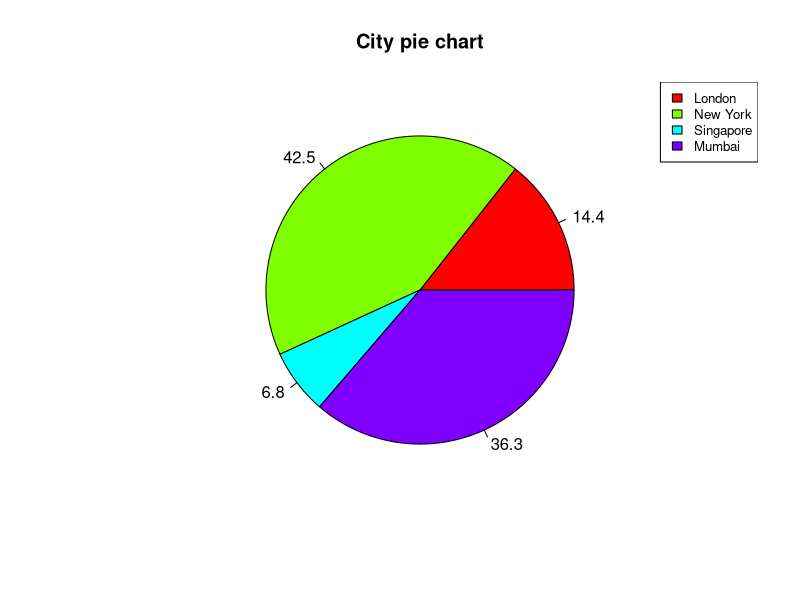

This figure's R source:
# Test on merge...
# Create data for the graph.
x <-  c(21, 62, 10,53)
labels <-  c("London","New York","Singapore","Mumbai")

piepercent<- round(100*x/sum(x), 1)

# Give the chart file a name.
png(file = "city_percentage_legends.jpg")

# Plot the chart.
pie(x, labels = piepercent, main = "City pie chart",col = rainbow(length(x)))
legend("topright", c("London","New York","Singapore","Mumbai"), cex = 0.8,
   fill = rainbow(length(x)))

# Save the file.
dev.off()
